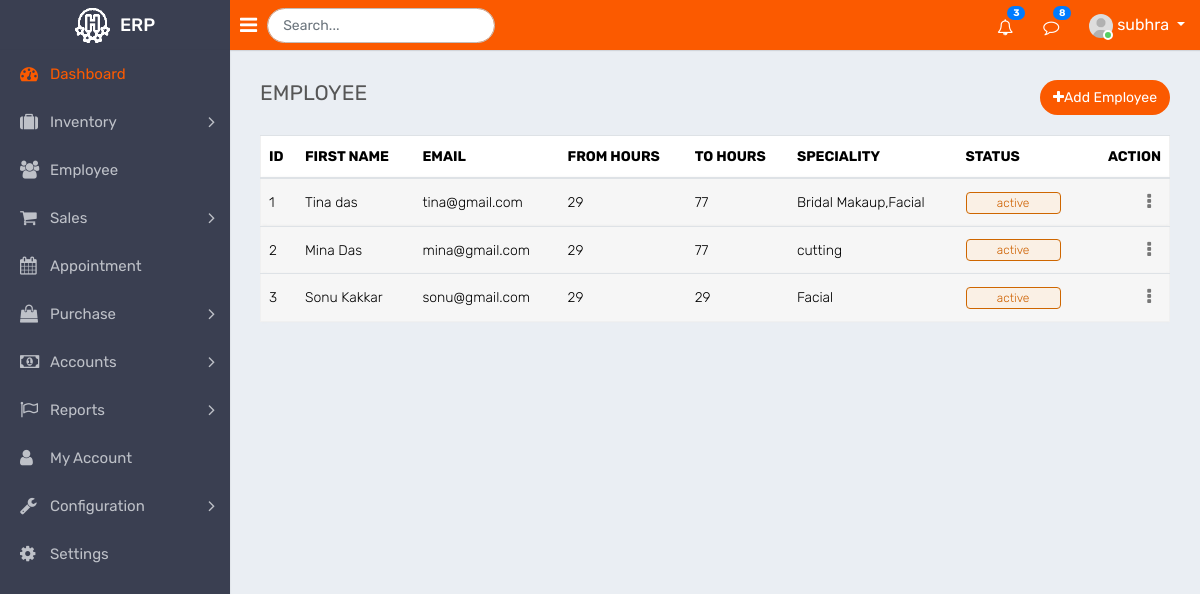
Page /employee/ (signed in) on the committed database.
### app.py (models this page shows, shortened)
class User(UserMixin, db.Model):
    __tablename__ = 'users'
    id = db.Column(db.Integer, primary_key=True)
    username = db.Column(db.String(15), unique=True)
    email = db.Column(db.String(50), unique=True)
    password = db.Column(db.String(80))

class Employee(db.Model):
    __tablename__ = 'employees'
    id = db.Column(db.Integer, primary_key=True)
    name = db.Column(db.String(255), unique=True)
    speciality = db.Column(db.String(255), nullable=False)
    email = db.Column(db.String(80), nullable=False)
    from_hours = db.Column(db.String(255), nullable=False)
    to_hours = db.Column(db.String(255), nullable=False)
    status = db.Column(db.Boolean, default=0)
    created_on = db.Column(db.DateTime, server_default=db.func.now())

### app.py (the view)
@app.route("/employee/")
@login_required
def employee():
    all_data = Employee.query.all()
    return render_template("employee.html", employee=all_data, name=current_user.username)

### app.py (called while the page is built)
@login_manager.user_loader
def load_user(user_id):
    return User.query.get(int(user_id))

### templates/employee.html (shortened to what this page needs)
{% extends "base.html" %}
{% block content %}
<div class="page-wrapper">
    <div class="content">
        <div class="row">
            <div class="col-sm-4 col-3">
                <h4 class="page-title">EMPLOYEE</h4>
            </div>
            <div class="col-sm-8 col-9 text-right m-b-20">
                <a href="" class="btn btn btn-primary btn-rounded float-right" data-toggle="modal"
                    data-target="#modal-lg"><i class="fa fa-plus"></i>Add Employee
                </a>
            </div>
        </div>
        <div class="row">
            <div class="col-md-12">
                <div class="table-responsive">
                    <table class="table table-striped custom-table">
                        <thead>
                            <tr>
                                <th>ID</th>
                                <th>FIRST NAME</th>
                                <th>EMAIL</th>
                                <th>FROM HOURS</th>
                                <th>TO HOURS</th>
                                <th>SPECIALITY</th>
                                <th>STATUS</th>
                                <th class="text-right">ACTION</th>
                            </tr>
                        </thead>
                        <tbody>
                            {% for row in employee %}
                            <tr>
                                <td>{{row.id}}</td>
                                <td>{{row.name}}</td>
                                <td>{{row.email}}</td>
                                <td>{{row.from_hours}}</td>
                                <td>{{row.to_hours}}</td>
                                <td>{{row.speciality}}</td>
                                <td>{%if row.status%}<span class="custom-badge status-green">active</span>{%else%}<span
                                        class="custom-badge status-red">inactive</span>{%endif%}</td>
                                <td class="text-right">
                                    <div class="dropdown dropdown-action">
                                        <a href="#" class="action-icon dropdown-toggle" data-toggle="dropdown"
                                            aria-expanded="false"><i class="fa fa-ellipsis-v"></i></a>
                                    </div>
                                </td>
                            </tr>
                            <tr>
                                {% endfor %}
                            </tr>
                        </tbody>
                    </table>
                </div>
            </div>
        </div>
    </div>
    {% endblock %}

### templates/base.html (shortened to what this page needs)
<!DOCTYPE html>
<html lang="en">
<head>
    <link rel="stylesheet" type="text/css" href="/static/assets/css/bootstrap.min.css">
    <link rel="stylesheet" type="text/css" href="/static/assets/css/font-awesome.min.css">
    <link rel="stylesheet" type="text/css" href="/static/assets/plugins/morris/morris.css">
    <link rel="stylesheet" type="text/css" href="/static/assets/css/jquery.circliful.css">
    <link rel="stylesheet" type="text/css" href="/static/assets/css/style.css">
</head>
<body>
    <div class="main-wrapper">
        <div class="header">
            <div class="header-left">
                <a href="/dashboard" class="logo">
                    <img src="/static/assets/img/logoo.png" width="35" height="35" alt=""> <span>ERP</span>
                </a>
            </div>
            <div class="menubar">
                <a id="toggle_btn" href="javascript:void(0);"><i class="fa fa-bars"></i></a>
            </div>
            <div class="searchbar">
                <form class="form-inline my-1 w-25 float-left">
                    <input class="form-control mr-sm-2 search-input" type="search" placeholder="Search...">
                </form>
            </div>
            <ul class="nav user-menu float-right">
                <li class="nav-item dropdown d-none d-sm-block">
                    <a href="#" class="dropdown-toggle nav-link" data-toggle="dropdown"><i class="fa fa-bell-o"></i>
                        <span class="badge badge-pill bg-primary float-right">3</span></a>
                </li>
                <li class="nav-item dropdown d-none d-sm-block">
                    <a href="javascript:void(0);" id="open_msg_box" class="hasnotifications nav-link"><i
                            class="fa fa-comment-o"></i> <span
                            class="badge badge-pill bg-primary float-right">8</span></a>
                </li>
                <li class="nav-item dropdown has-arrow">
                    <a href="#" class="dropdown-toggle nav-link user-link" data-toggle="dropdown">
                        <span class="user-img"><img class="rounded-circle" src="/static/assets/img/user.jpg"
                                width="40" alt="Admin">
                            <span class="status online"></span></span>
                        <span>{{name}}</span>
                    </a>
                </li>
            </ul>
        </div>
        <div class="sidebar" id="sidebar">
            <div class="sidebar-inner slimscroll">
                <div id="sidebar-menu" class="sidebar-menu">
                    <ul>
                        <li class="active">
                            <a class="active" href="/dashboard"><i class="fa fa-dashboard"></i>
                                <span>Dashboard</span></a>
                        </li>
                        <li class="submenu">
                            <a href="#"><i class="fa fa-suitcase" aria-hidden="true"></i><span>Inventory</span> <span
                                    class="menu-arrow"></span></a>
                        </li>
                        <li>
                            <a href="/employee"><i class="fa fa-users" aria-hidden="true"></i><span>Employee</span></a>
                        </li>
                        <li class="submenu">
                            <a href="#"><i class="fa fa-shopping-cart" aria-hidden="true"></i> <span>Sales</span> <span
                                    class="menu-arrow"></span></a>
                        </li>
                        <li>
                            <a href="/Appointment"><i class="fa fa-calendar" aria-hidden="true"></i><span>Appointment</span></a>
                        </li>
                        <li class="submenu">
                            <a href="#"><i class="fa fa-shopping-bag" aria-hidden="true"></i> <span> Purchase </span>
                                <span class="menu-arrow"></span></a>
                        </li>
                        <li class="submenu">
                            <a href="#"><i class="fa fa-money"></i> <span> Accounts </span> <span
                                    class="menu-arrow"></span></a>
                        </li>
                        <li class="submenu">
                            <a href="#"><i class="fa fa-flag-o"></i> <span> Reports </span> <span
                                    class="menu-arrow"></span></a>
                        </li>
                        <li>
                            <a href="settings.html"><i class="fa fa-user" aria-hidden="true"></i><span>My Account</span></a>
                        </li>
                        <li class="submenu">
                            <a href="#"><i class="fa fa-wrench" aria-hidden="true"></i>
                                <span> Configuration </span> <span
                                    class="menu-arrow"></span></a>
                        </li>
                        <li>
                            <a href="settings.html"><i class="fa fa-cog"></i> <span>Settings</span></a>
                        </li>
                    </ul>
                </div>
            </div>
        </div>
        {% block content %}
        {% endblock %}
    </div>
</body>
</html>

### rows in the picture
User: username "subhra"
Employee: id "1", name "Tina das", email "tina@gmail.com", from_hours "29", to_hours "77", speciality "Bridal Makaup,Facial", status "active"
Employee: id "2", name "Mina Das", email "mina@gmail.com", from_hours "29", to_hours "77", speciality "cutting", status "active"
Employee: id "3", name "Sonu Kakkar", email "sonu@gmail.com", from_hours "29", to_hours "29", speciality "Facial", status "active"
